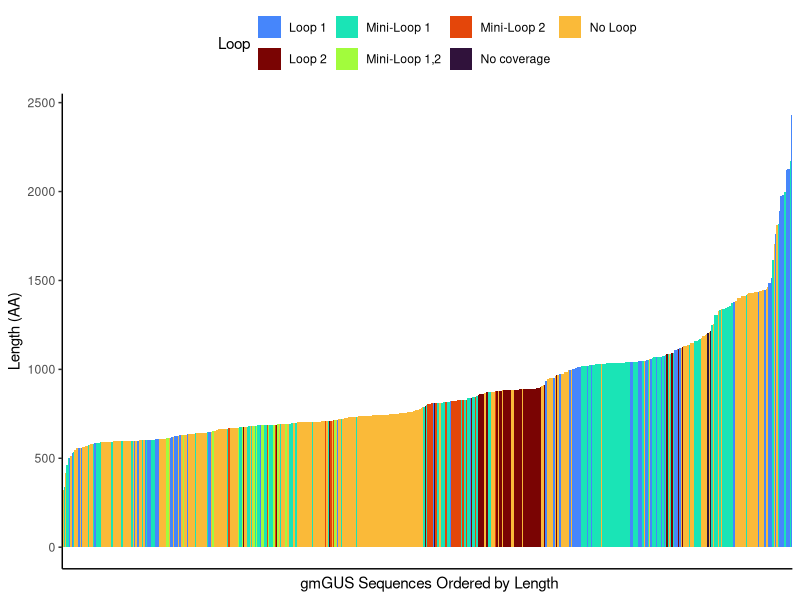
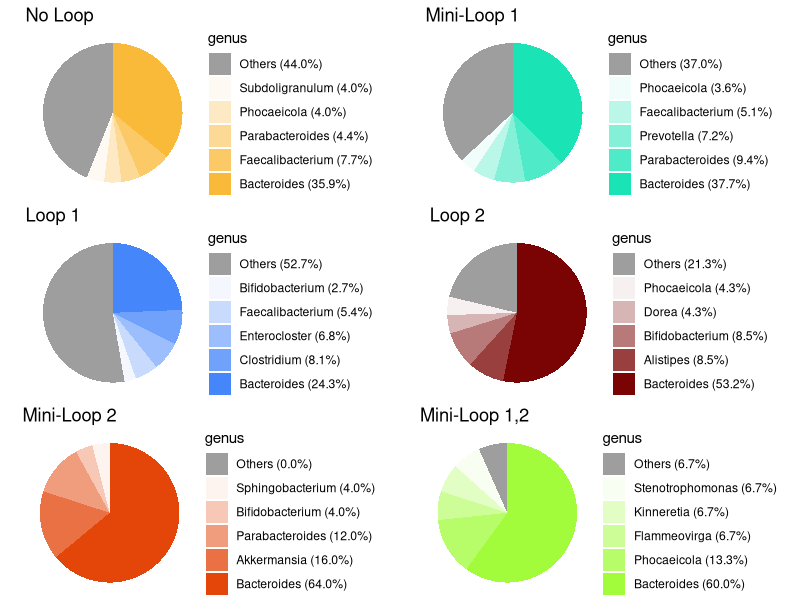
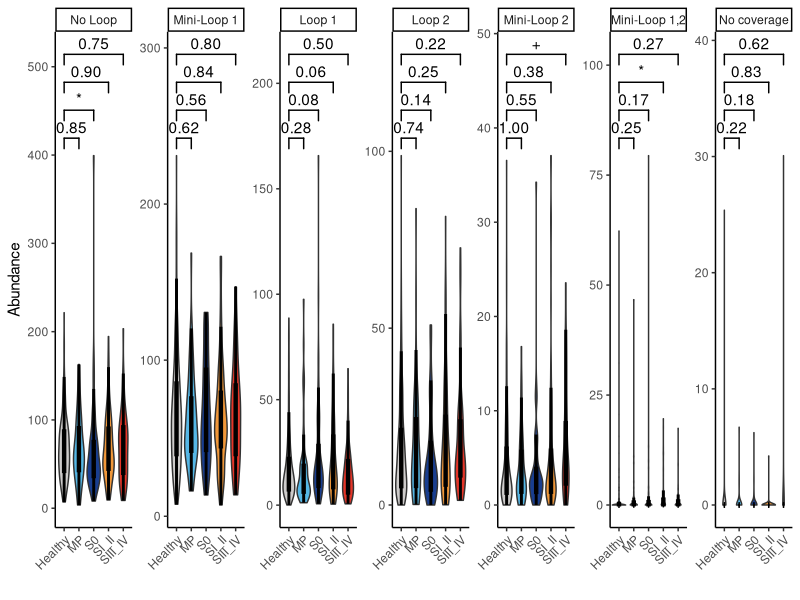
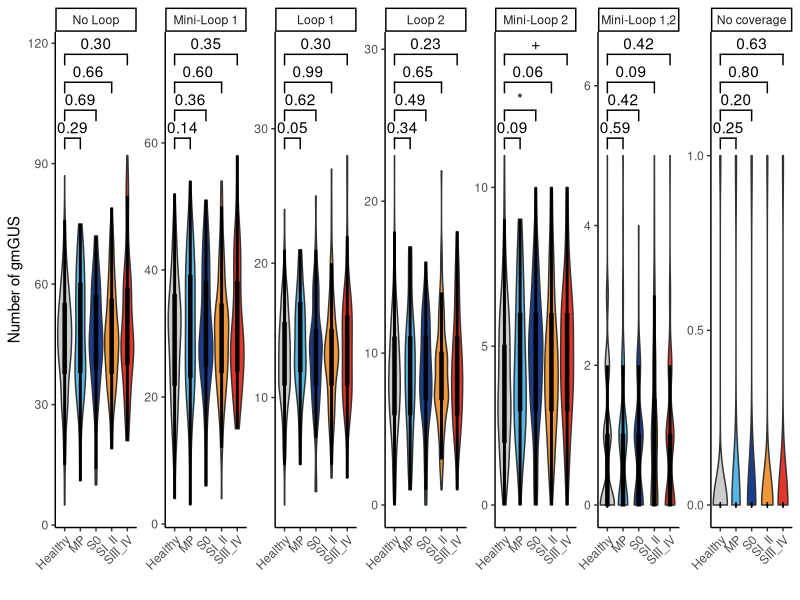

Generate these figures, in order, with R:
# ######################################################################
#
## Analysis for Loop Category
#
# ######################################################################
library(dplyr)
library(ggplot2)
library(ggpubr)

##### Get Data #####
group <- read.csv("00.rawdata/group.csv",header = T,row.names = 1)
GUSsStat <- read.csv("00.rawdata/GUSsStat.csv",header = T,row.names = 1)
GUSabun_TPM <- read.csv("00.rawdata/GUSabun_TPM.csv",header = T,row.names = 1)
loop.colors <- c("No Loop"="#FABA39","Mini-Loop 1"="#1AE4B6","Loop 1"="#4686FB","Loop 2"="#7A0403", "Mini-Loop 2"=  "#E4460A", "Mini-Loop 1,2"="#A2FC3C","No coverage" ="#30123B")
analysis.list.info <- list(
  compaired = list(
    "Stage"=list(c("Healthy" ,"MP"),c("Healthy" ,"S0"),c("Healthy" ,"SI_II"),c("Healthy" ,"SIII_IV"))
  ),
  levels = list(
    "Stage"=c("Healthy" ,"MP","S0","SI_II","SIII_IV")
  ),
  colors = list(
    "Stage"=c("Healthy" ="#cecccb","MP"="#55B7E6","S0"="#193E8F","SI_II"="#F09739","SIII_IV"="#E53528")
  )
)

##### Length Distribution #####
GUSsStat %>% tibble::rownames_to_column(var="ID") %>% ggplot(aes(reorder(ID,Length),weight=Length,fill=Loop)) + geom_bar(width = 1) + theme_classic() + theme(axis.text.x = element_blank(),axis.ticks.x = element_blank(),legend.position = "top") + xlab(paste0(nrow(data)," gmGUS Sequences Ordered by Length")) + ylab("Length (AA)")  + scale_fill_manual(values = loop.colors)
prop.table(table(GUSsStat$Loop)) * 100 

##### Pie Chart #####
library(viridis)
gg.result <- list()
i<- 1
for (mid.loop in unique(GUSsStat$Loop)) {
  mid.data <- GUSsStat %>% dplyr::filter(Loop == mid.loop) %>% dplyr::select(genus) %>% table %>% as.data.frame() %>% dplyr::arrange(-Freq)
  if(length(which(as.vector(mid.data$genus) == 'Unclassified')) > 0){
    mid.data <- rbind(
      mid.data[-which(as.vector(mid.data$genus) == 'Unclassified'),],
      mid.data %>% dplyr::filter(genus == 'Unclassified')
    )
  }
  mid.others <- sum(mid.data$Freq) - ((head(mid.data,n=5))$Freq  %>% sum())
  mid.data <- head(mid.data,n=5)
  if(mid.loop == "Mini-Loop"){
    #mid.data$genus <- factor(mid.data$genus %>% as.vector(),levels = mid.data$genus %>% as.vector() %>% rev())
    #mid.col <- colorRampPalette(c(loop.colors[mid.loop],"white"))(10)[c(1,5,9)] %>% rev
  }else{
    mid.data$genus <- factor(mid.data$genus %>% as.vector(),levels = c(mid.data$genus %>% as.vector(),"Others") %>% rev())
    mid.data[6,] <- c("Others",mid.others)
    #mid.col <- c(viridis(n=8,alpha = 1,begin=0,end=1,direction = 1,option = "A")[3:7],"grey62") %>% rev
    mid.col <- c(colorRampPalette(c(loop.colors[mid.loop],"white"))(18)[c(1,5,9,13,17)],"grey62") %>% rev
  }
  mid.data$Freq <-mid.data$Freq %>% as.numeric()
  mid.label <- paste(mid.data$genus %>% as.vector(), paste('(',sprintf("%.1f",(mid.data$Freq / sum(mid.data$Freq)) * 100), '%)', sep = ''), sep = ' ') %>% rev
  gg.result[[mid.loop]] <- ggplot(mid.data, mapping = aes(x = 'Content', y = Freq, fill = genus)) + geom_bar(stat = 'identity', position = 'stack', width = 1) + coord_polar(theta = 'y') + theme_void() + scale_fill_manual(labels = mid.label,values =mid.col) + labs(title = mid.loop)  #c( palette()[2:6],"grey62") %>% rev
  #ggsave(paste0(mid.loop,".pdf"),gg.result[[mid.loop]],width = 4,height = 3)
  i <- i+1
}
ggarrange(gg.result$`No Loop`,gg.result$`Mini-Loop 1`,gg.result$`Loop 1`,gg.result$`Loop 2`,gg.result$`Mini-Loop 2`,gg.result$`Mini-Loop 1,2`,nrow = 3,ncol = 2)

##### Difference of Abundance #####
loop.abun <- matrix(nrow=length(unique(GUSsStat$Loop)),ncol = ncol(GUSabun_TPM))
rownames(loop.abun) <- unique(GUSsStat$Loop)
colnames(loop.abun) <- colnames(GUSabun_TPM)
for (mid.loop in unique(GUSsStat$Loop)) {
  loop.abun[mid.loop,] <- GUSabun_TPM[GUSsStat %>% dplyr::filter(Loop == mid.loop) %>% rownames(),] %>% colSums() %>% as.vector()
}
loop.abun <- loop.abun %>% t() %>% as.data.frame()

#KW test
loop.abunKW <- loop.abun
loop.abunKW$Group <- group[rownames(loop.abun),'Stage']
loop.abunKW <- loop.abunKW %>% dplyr::filter(Group != 'NA')
kruskal.test(`No Loop` ~ Group, data = loop.abunKW)
kruskal.test(`Loop 1` ~ Group, data = loop.abunKW) 
kruskal.test(`Loop 2` ~ Group, data = loop.abunKW) 
kruskal.test(`Mini-Loop 1` ~ Group, data = loop.abunKW) 
kruskal.test(`Mini-Loop 2` ~ Group, data = loop.abunKW) 
kruskal.test(`Mini-Loop 1,2` ~ Group, data = loop.abunKW) 

mid.data <- loop.abun
mid.data$Group <- group[rownames(mid.data),'Stage']
mid.data <- mid.data %>% dplyr::filter(Group != "NA" & ! is.na(Group))
mid.data <- reshape2::melt(mid.data,by="Group")
mid.data$Group <- factor(mid.data$Group,levels = analysis.list.info$levels$Stage)
mid.data$variable <- factor(as.vector(mid.data$variable),levels = names(loop.colors))
mid.data %>% ggplot(aes(Group,value,fill=Group)) + geom_violin() + geom_boxplot(col='black',size=1,width =0.1,outlier.colour = NA) + scale_fill_manual(values = analysis.list.info$colors$Stage)+ theme_classic() + facet_wrap("variable",nrow = 1,ncol = 7,scales = "free") + geom_signif(comparisons = analysis.list.info$compaired$Stage, color="black",step_increase = 0.08, map_signif_level=function(p) if(p < 0.01){'+'}else{if(p < 0.05){'*'}else{sprintf("%.2f",p)}}, test = wilcox.test) + xlab("") + ylab("Abundance") + theme(axis.text.x = element_text(angle = 45,hjust = 1),legend.position = "none")

##### Difference of GUS number #####
data <- GUSabun_TPM
data[data > 0] <- 1
result <- matrix(nrow = ncol(data),ncol = 7)
rownames(result) <- colnames(data)
colnames(result) <- names(loop.colors)[1:7]
result[is.na(result)] <- 0
for (i in colnames(data)) {
  for (j in names(loop.colors)[1:7]) {
    result[i,j] <- sum(data[GUSsStat %>% dplyr::filter(Loop == j) %>% rownames(),i])
  }
}
result <- as.data.frame(result)
result$Group <- as.vector(group[rownames(result),'Stage'])
result %>% reshape2::melt("Group") %>% ggplot(aes(Group,value,fill=Group)) + geom_violin() + geom_boxplot(col='black',size=1,width =0.1,outlier.colour = NA) + scale_fill_manual(values = analysis.list.info$colors[['Stage']])+ theme_classic() + facet_wrap("variable",nrow = 1,ncol = 7,scales = "free") + geom_signif(comparisons = analysis.list.info$compaired[['Stage']], color="black",step_increase = 0.08, map_signif_level=function(p) if(p < 0.01){'+'}else{if(p < 0.05){'*'}else{sprintf("%.2f",p)}}, test = wilcox.test) + xlab("") + ylab("Number of gmGUS") + theme(axis.text.x = element_text(angle = 45,hjust = 1),legend.position = "none")
